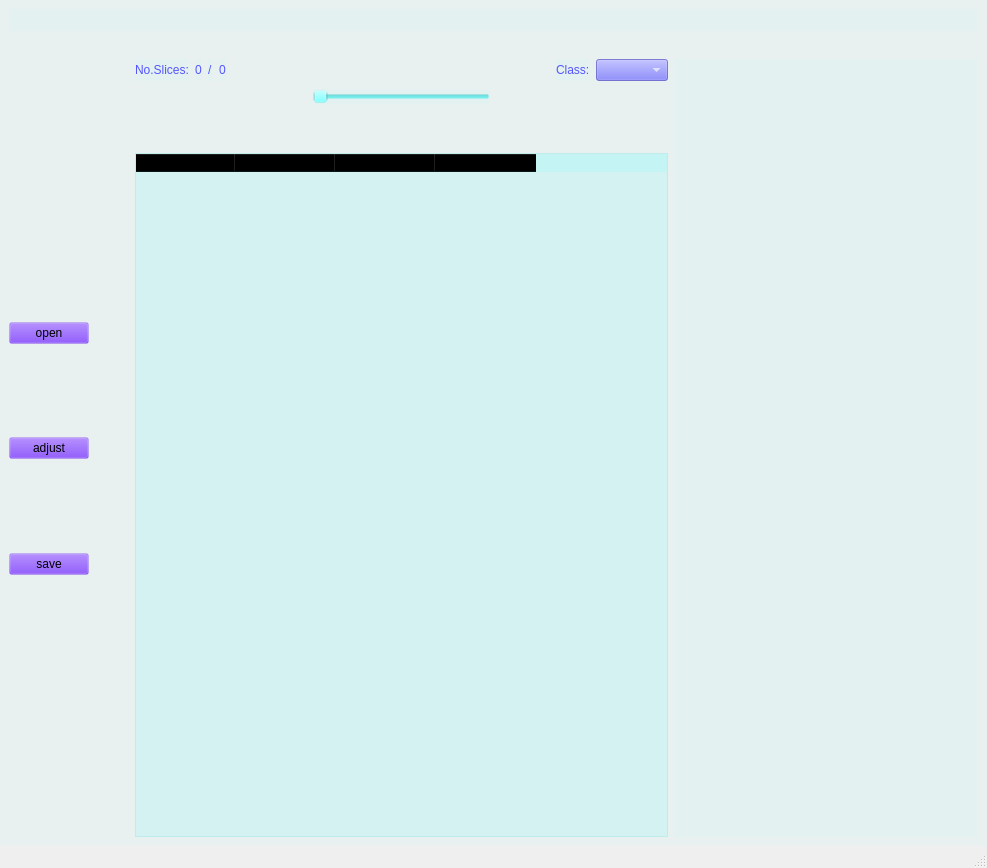
<?xml version="1.0" encoding="UTF-8"?>
<ui version="4.0">
 <class>MainWindow</class>
 <widget class="QMainWindow" name="MainWindow">
  <property name="geometry">
   <rect>
    <x>0</x>
    <y>0</y>
    <width>987</width>
    <height>868</height>
   </rect>
  </property>
  <property name="windowTitle">
   <string>MainWindow</string>
  </property>
  <property name="styleSheet">
   <string notr="true">background-color: #2ab8d0rgba(85, 255, 255, 155)</string>
  </property>
  <widget class="QWidget" name="centralwidget">
   <property name="styleSheet">
    <string notr="true">background-color: rgba(85, 255, 255, 10)</string>
   </property>
   <layout class="QVBoxLayout" name="verticalLayout_5">
    <item>
     <layout class="QVBoxLayout" name="verticalLayout_4" stretch="1,1,35">
      <item>
       <widget class="QLabel" name="name_label">
        <property name="styleSheet">
         <string notr="true">color: rgb(85, 85, 255);font: 87 9pt &quot;Arial Black&quot;;</string>
        </property>
        <property name="text">
         <string/>
        </property>
       </widget>
      </item>
      <item>
       <spacer name="verticalSpacer_6">
        <property name="orientation">
         <enum>Qt::Vertical</enum>
        </property>
        <property name="sizeHint" stdset="0">
         <size>
          <width>20</width>
          <height>40</height>
         </size>
        </property>
       </spacer>
      </item>
      <item>
       <layout class="QHBoxLayout" name="horizontalLayout_3" stretch="1,0,7,4">
        <item>
         <layout class="QVBoxLayout" name="verticalLayout" stretch="3,1,1,1,1,1,3">
          <item>
           <spacer name="verticalSpacer_2">
            <property name="orientation">
             <enum>Qt::Vertical</enum>
            </property>
            <property name="sizeHint" stdset="0">
             <size>
              <width>20</width>
              <height>40</height>
             </size>
            </property>
           </spacer>
          </item>
          <item>
           <widget class="QPushButton" name="openButton">
            <property name="styleSheet">
             <string notr="true">background-color: rgba(85, 0, 255, 25);font: 10pt &quot;Adobe 黑体 Std R&quot;;</string>
            </property>
            <property name="text">
             <string>open</string>
            </property>
           </widget>
          </item>
          <item>
           <spacer name="verticalSpacer_4">
            <property name="orientation">
             <enum>Qt::Vertical</enum>
            </property>
            <property name="sizeHint" stdset="0">
             <size>
              <width>20</width>
              <height>40</height>
             </size>
            </property>
           </spacer>
          </item>
          <item>
           <widget class="QPushButton" name="adjustButton">
            <property name="styleSheet">
             <string notr="true">background-color: rgba(85, 0, 255, 25);font: 10pt &quot;Adobe 黑体 Std R&quot;;</string>
            </property>
            <property name="text">
             <string>adjust</string>
            </property>
           </widget>
          </item>
          <item>
           <spacer name="verticalSpacer_5">
            <property name="orientation">
             <enum>Qt::Vertical</enum>
            </property>
            <property name="sizeHint" stdset="0">
             <size>
              <width>20</width>
              <height>40</height>
             </size>
            </property>
           </spacer>
          </item>
          <item>
           <widget class="QPushButton" name="saveButton">
            <property name="styleSheet">
             <string notr="true">background-color: rgba(85, 0, 255, 25);font: 10pt &quot;Adobe 黑体 Std R&quot;;</string>
            </property>
            <property name="text">
             <string>save</string>
            </property>
           </widget>
          </item>
          <item>
           <spacer name="verticalSpacer_3">
            <property name="orientation">
             <enum>Qt::Vertical</enum>
            </property>
            <property name="sizeHint" stdset="0">
             <size>
              <width>20</width>
              <height>40</height>
             </size>
            </property>
           </spacer>
          </item>
         </layout>
        </item>
        <item>
         <spacer name="horizontalSpacer_2">
          <property name="orientation">
           <enum>Qt::Horizontal</enum>
          </property>
          <property name="sizeHint" stdset="0">
           <size>
            <width>40</width>
            <height>20</height>
           </size>
          </property>
         </spacer>
        </item>
        <item>
         <layout class="QVBoxLayout" name="verticalLayout_3">
          <item>
           <layout class="QHBoxLayout" name="horizontalLayout">
            <item>
             <widget class="QLabel" name="no_slice_label">
              <property name="styleSheet">
               <string notr="true">color: rgb(85, 85, 255);font: 87 11pt &quot;Arial Black&quot;;</string>
              </property>
              <property name="text">
               <string>No.Slices:</string>
              </property>
             </widget>
            </item>
            <item>
             <widget class="QLabel" name="no_label">
              <property name="styleSheet">
               <string notr="true">color: rgb(85, 85, 255);font: 87 11pt &quot;Arial Black&quot;;</string>
              </property>
              <property name="text">
               <string>0</string>
              </property>
             </widget>
            </item>
            <item>
             <widget class="QLabel" name="gang_label">
              <property name="styleSheet">
               <string notr="true">color: rgb(85, 85, 255);font: 87 11pt &quot;Arial Black&quot;;</string>
              </property>
              <property name="text">
               <string>/</string>
              </property>
             </widget>
            </item>
            <item>
             <widget class="QLabel" name="no_all_label">
              <property name="styleSheet">
               <string notr="true">color: rgb(85, 85, 255);font: 87 11pt &quot;Arial Black&quot;;</string>
              </property>
              <property name="text">
               <string>0</string>
              </property>
             </widget>
            </item>
            <item>
             <spacer name="horizontalSpacer">
              <property name="orientation">
               <enum>Qt::Horizontal</enum>
              </property>
              <property name="sizeHint" stdset="0">
               <size>
                <width>40</width>
                <height>20</height>
               </size>
              </property>
             </spacer>
            </item>
            <item>
             <widget class="QLabel" name="class_label">
              <property name="styleSheet">
               <string notr="true">color: rgb(85, 85, 255);font: 87 11pt &quot;Arial Black&quot;;</string>
              </property>
              <property name="text">
               <string>Class:</string>
              </property>
             </widget>
            </item>
            <item>
             <widget class="QComboBox" name="classBox">
              <property name="styleSheet">
               <string notr="true">font: 75 9pt &quot;Arial&quot;;background-color:rgba(85, 85, 255, 150) ;color:rgb(255, 255, 255)</string>
              </property>
             </widget>
            </item>
           </layout>
          </item>
          <item>
           <layout class="QVBoxLayout" name="verticalLayout_2" stretch="3,0,0,2">
            <item>
             <layout class="QVBoxLayout" name="verticalLayout_6"/>
            </item>
            <item>
             <layout class="QHBoxLayout" name="horizontalLayout_4">
              <item>
               <spacer name="horizontalSpacer_4">
                <property name="orientation">
                 <enum>Qt::Horizontal</enum>
                </property>
                <property name="sizeHint" stdset="0">
                 <size>
                  <width>40</width>
                  <height>20</height>
                 </size>
                </property>
               </spacer>
              </item>
              <item>
               <widget class="QSlider" name="horizontalSlider">
                <property name="orientation">
                 <enum>Qt::Horizontal</enum>
                </property>
               </widget>
              </item>
              <item>
               <spacer name="horizontalSpacer_5">
                <property name="orientation">
                 <enum>Qt::Horizontal</enum>
                </property>
                <property name="sizeHint" stdset="0">
                 <size>
                  <width>40</width>
                  <height>20</height>
                 </size>
                </property>
               </spacer>
              </item>
             </layout>
            </item>
            <item>
             <spacer name="verticalSpacer">
              <property name="orientation">
               <enum>Qt::Vertical</enum>
              </property>
              <property name="sizeHint" stdset="0">
               <size>
                <width>20</width>
                <height>40</height>
               </size>
              </property>
             </spacer>
            </item>
            <item>
             <widget class="QTableWidget" name="tableWidget">
              <property name="styleSheet">
               <string notr="true">background-color: rgba(85, 255, 255, 35)</string>
              </property>
              <column>
               <property name="text">
                <string>Width</string>
               </property>
              </column>
              <column>
               <property name="text">
                <string>Height</string>
               </property>
              </column>
              <column>
               <property name="text">
                <string>No.Slices</string>
               </property>
              </column>
              <column>
               <property name="text">
                <string>Orientation</string>
               </property>
              </column>
             </widget>
            </item>
           </layout>
          </item>
         </layout>
        </item>
        <item>
         <widget class="QLabel" name="intruction_label">
          <property name="text">
           <string/>
          </property>
         </widget>
        </item>
       </layout>
      </item>
     </layout>
    </item>
   </layout>
  </widget>
  <widget class="QStatusBar" name="statusbar"/>
 </widget>
 <resources/>
 <connections/>
</ui>
